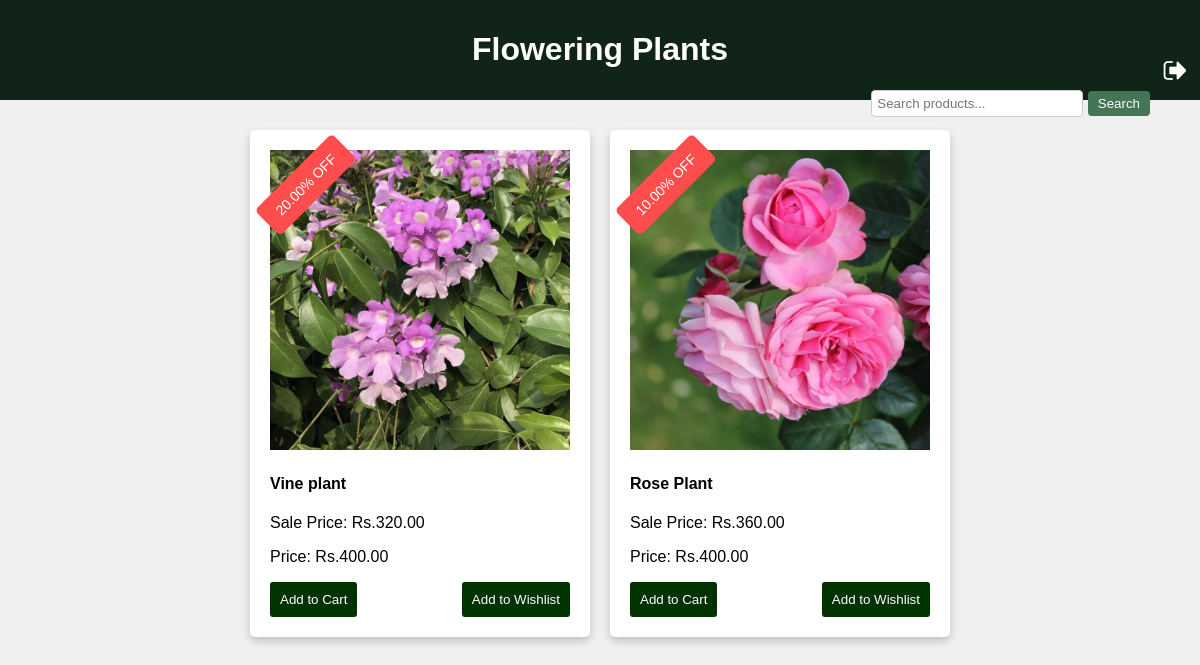
/subcategory/flowering-plants/, run on an earlier commit of the app's database.
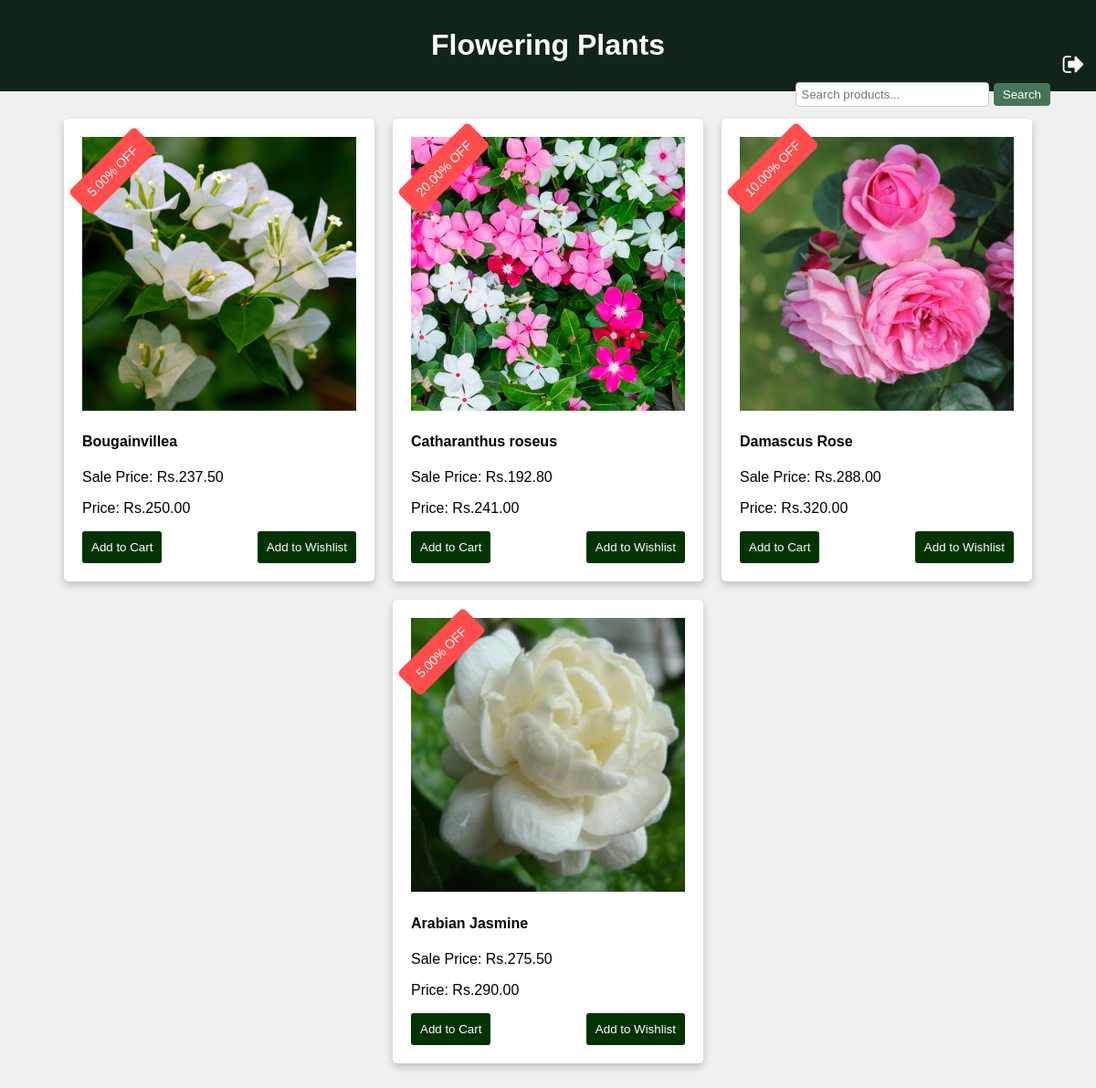
And on a later commit of the database.
### appplant/models.py (models this page shows, shortened)
class Product2(models.Model):
     product_name = models.CharField(max_length=255)
     category = models.ForeignKey(Category2, on_delete=models.CASCADE)  # Use ForeignKey to relate to Category
     subcategory = models.ForeignKey(Subcategory2, on_delete=models.CASCADE)  # Use ForeignKey to relate to Subcategory
     stock = models.PositiveIntegerField(default=1, null=True)
     description = models.TextField()
     price = models.DecimalField(max_digits=10, decimal_places=2)
     discount = models.DecimalField(max_digits=5, decimal_places=2, default=0.0)
     sale_price = models.DecimalField(max_digits=10, decimal_places=2, editable=False)
     product_image = models.ImageField(upload_to='product_images/')
     STATUS_CHOICES = [
         ('In Stock', 'In Stock'),
         ('Out of Stock', 'Out of Stock'),
     ]
     status = models.CharField(max_length=20, choices=STATUS_CHOICES, default='In Stock')

### appplant/views.py (the view)
# urls.py: path('subcategory/flowering-plants/', views.flowering_plants, name='flowering_plants'),
def flowering_plants(request):
    flowering_plants = Product2.objects.filter(category_id="1", subcategory_id='1')
    return render(request, 'flowering_plants.html', {'products': flowering_plants})

### templates/flowering_plants.html (shortened to what this page needs)
<!DOCTYPE html>
<html lang="en">
<head>
</head>
<body>
    <header>
        <h1>Flowering Plants</h1>
        <form action="/search" method="GET" class="search-form">
            <input type="text" name="q" placeholder="Search products..." class="search-input">
            <button type="submit" class="search-button">Search</button>
        </form>
        <a href="/home" class="logout-icon">
            <img src="/static/images/log4.png" alt="Logout">
        </a>
    </header>
    <div class="product-container">
        {% for product in products %}
        <div class="col-md-3">
            <div class="product-card">
                <a href="{% url 'product_details' product.id %}">
                    <div class="product-image-container">
                        <img src="{{ product.product_image.url }}" alt="{{ product.product_name }}">
                        <span class="discount-badge">{{ product.discount }}% OFF</span>
                    </div>
                </a>
                <h4>{{ product.product_name }}</h4>
                <p>Sale Price: Rs.{{ product.sale_price }}</p>
                <p>Price: Rs.{{ product.price }}</p>
                <div class="buttons">
                    <a href="{% url 'add_to_cart' product.id %}">
                        <button class="add-to-cart-btn">Add to Cart</button>
                    </a>
                    <a href="{% url 'add_to_wishlist' product.id %}">
                        <button class="add-to-wishlist-btn">Add to Wishlist</button>
                    </a>
                </div>
            </div>
        </div>
        {% empty %}
        <p class="no-products">No flowering plants available.</p>
        {% endfor %}
    </div>
</body>
</html>

What changed in the data, as far as the page shows it:
removed Product2: product_image (picture), discount "20.00", product_name "Vine plant", sale_price "320.00", price "400.00"
removed Product2: product_image (picture), discount "10.00", product_name "Rose Plant", sale_price "360.00", price "400.00"
added Product2: product_image (picture), discount "5.00", product_name "Bougainvillea", sale_price "237.50", price "250.00"
added Product2: product_image (picture), discount "20.00", product_name "Catharanthus roseus", sale_price "192.80", price "241.00"
added Product2: product_image (picture), discount "10.00", product_name "Damascus Rose", sale_price "288.00", price "320.00"
added Product2: product_image (picture), discount "5.00", product_name "Arabian Jasmine", sale_price "275.50", price "290.00"
